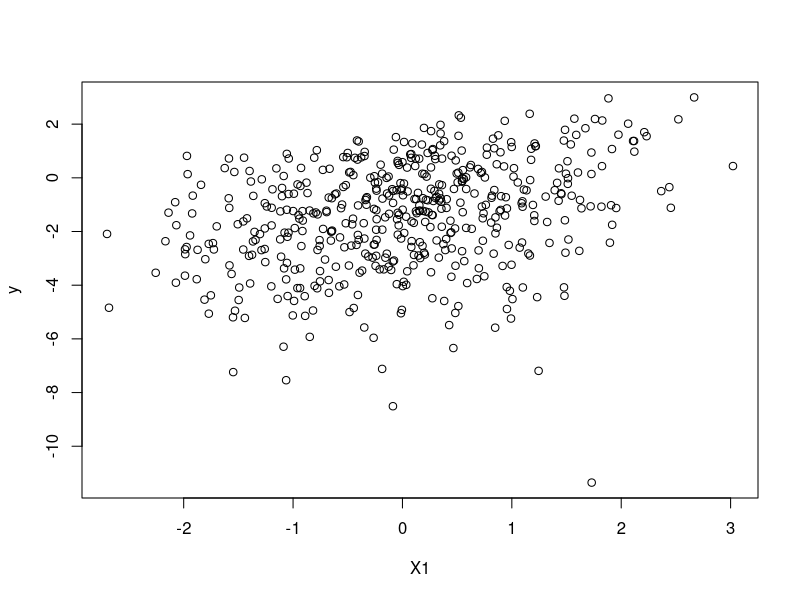
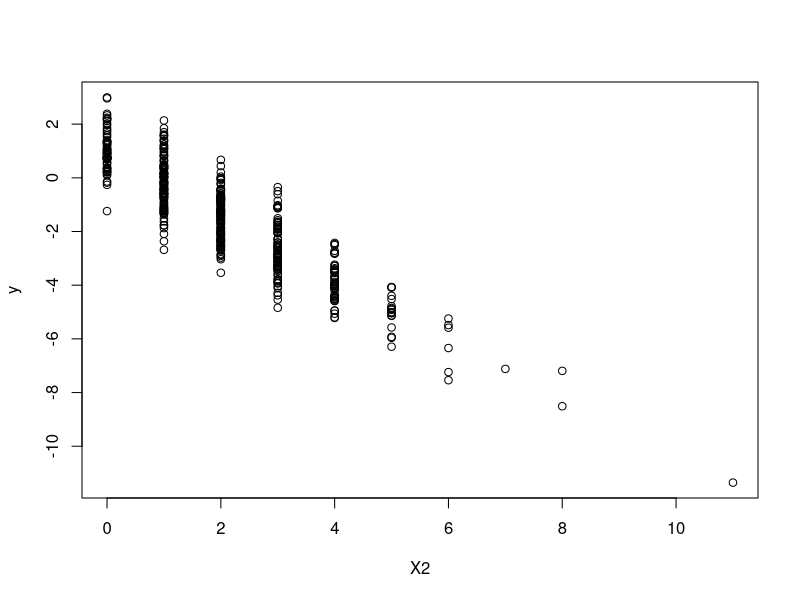

These charts were generated, in order, by the following R code:
#' Nous allons montrer que la méthode des MCO fonctionne bien lorsque les hypothèses sont vérifiées
#' Pour ce faire, nous allons nous mettre dans un contexte théorique.
#' Nous n'allons pas utiliser des données réelles. Mais nous allons les simuler.
#' En simulant les données, nous avons la possibilité de définir nous-même la 
#' valeur des coefficients beta et sigma. 
#' Ensuite, nous allons utiliser les données générées et estimer le modèle avec la méthode des MCO.
#' L'objectif de comparer les valeurs estimées aux paramètres que nous avons définis

#' Génération des données
N  <- 500 # taille de l'échantillon
#' # Deux variables explicatives
set.seed(2021)
X1 <- rnorm(N, 0, 1)
X2 <- rpois(N, 2)

#' # coefficients
b0    <- 1
b1    <- 0.7
b2    <- -1.2
sigma <- 0.5

#' # y est ensuite généré comme y = b0 + b1 x X1 + b2 x X2 + rnorm(N, 0, sigma)
y     <- b0 + b1*X1 + b2*X2 + rnorm(N, 0, sigma)

#' # Des graphiques
plot(X1, y)
plot(X2, y)

#' # Nous allons constituer la base de données.
#' # La fonction data.frame permet d'assembler toutes les variables nécessaires dans une même base.

base  <- data.frame(y = y, X1 = X1, X2 = X2)

#' # Nous allons ensuite supprimer tous les objets et ne garder que base car, c'est elle qui nous
#' # intéresse
rm(list = ls()[ls() != "base"])

#' # Nous allons ensuite estimer le modèle par MCO en utilisant la commande lm

model <- lm(y ~ X1 + X2, data = base)
summary(model)

#' # En augmentant la taille de l'échantillon, on peut remarquer que les valeurs estimées
#' # s'approchent de plus en plus des vraies valeurs. 
#' # Ceci est une illustration de la convergence en probabilité de l'estimateur des MCO

#' # A faire par vous-même : Construisez un code pour illustrer que l'estimateur des MCO 
#' # sans biais. 
#' Indication : Vous devez utiliser une boucle dans laquelle vous allez générer et estimer 
#' le modèle par MCO. Vous devez aussi stocker la valeur estimée à chaque boucle.
#' La moyenne arithmétique de chaque estimateur le long de la boucle devrait être très proche
#' des vraies valeurs.